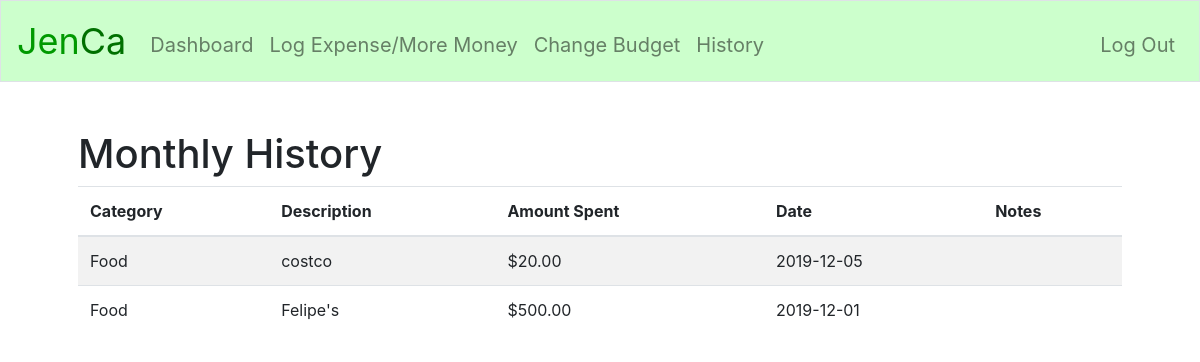
The app's page /month_history/Food (signed in) with its own data.
### tables this page shows
CREATE TABLE 'expenses' (user_id INTEGER NOT NULL, cost INTEGER NOT NULL, description TEXT NOT NULL, category TEXT NOT NULL, 'date'  date NOT NULL  , 'notes' text, FOREIGN KEY (user_id) REFERENCES users(id));

### application.py (the view)
@app.route("/month_history/<category>")
@login_required
def month_history(category):
    current_date = datetime.today().date()
    first_day_of_month = current_date.replace(day=1)
    last_day_of_month = current_date.replace(day=monthrange(current_date.year, current_date.month)[1])
    if category is not "null":
        all_expenses = db.execute(
            "SELECT category, description, cost, date, notes FROM expenses WHERE user_id = ? AND category = ? AND date BETWEEN ? AND ? ORDER BY date DESC;", session["user_id"], category, first_day_of_month, last_day_of_month)
        history = []
        for i in range(len(all_expenses)):
            history.append({"category": all_expenses[i]["category"], "description": all_expenses[i]["description"],
                            "expense": "$" + '{:,.2f}'.format(all_expenses[i]["cost"]), "date": all_expenses[i]["date"], "notes": all_expenses[i]["notes"]})
        return render_template("month_history.html", history=history)

### application.py (called while the page is built)
@app.after_request
def after_request(response):
    response.headers["Cache-Control"] = "no-cache, no-store, must-revalidate"
    response.headers["Expires"] = 0
    response.headers["Pragma"] = "no-cache"
    return response

### helpers.py (called while the page is built)
def login_required(f):
    @wraps(f)
    def decorated_function(*args, **kwargs):
        if session.get("user_id") is None:
            return redirect("/login")
        return f(*args, **kwargs)
    return decorated_function

### templates/month_history.html (shortened to what this page needs)
{% extends "layout.html" %}
{% block main %}
    <h1>Monthly History</h1>
    <table class="table table-striped">
        <thead>
            <tr>
                <th>Category</th>
                <th>Description</th>
                <th>Amount Spent</th>
                <th>Date</th>
                <th>Notes</th>
            </tr>
        </thead>
        {% for i in history %}
            <tr>
                <td>{{ i["category"] }}</td>
                <td>{{ i["description"] }}</td>
                <td>{{ i["expense"] }}</td>
                <td>{{ i["date"] }}</td>
                <td>{{ i["notes"] }}</td>
            </tr>
        {% endfor %}
    </table>
{% endblock %}

### records on screen
expenses: category "Food", description "costco", expense "$20.00", date "2019-12-05"
expenses: category "Food", description "Felipe's", expense "$500.00", date "2019-12-01"
